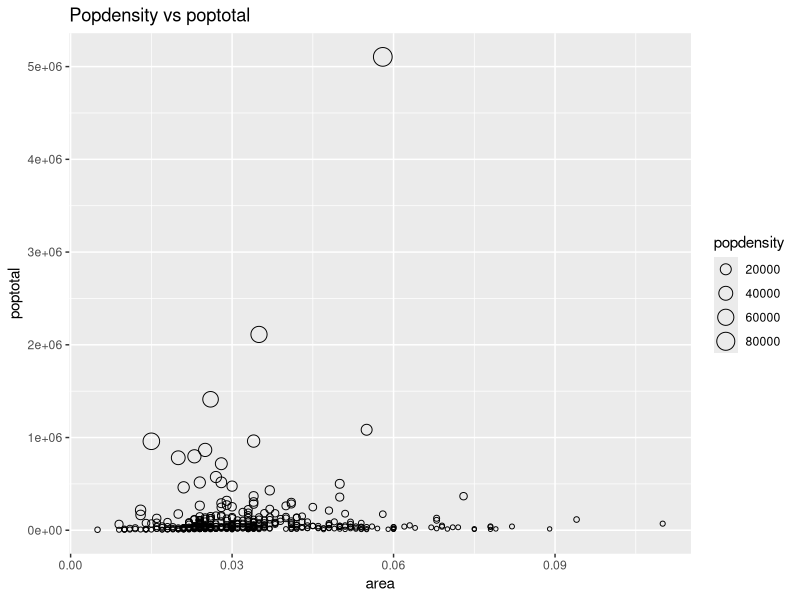
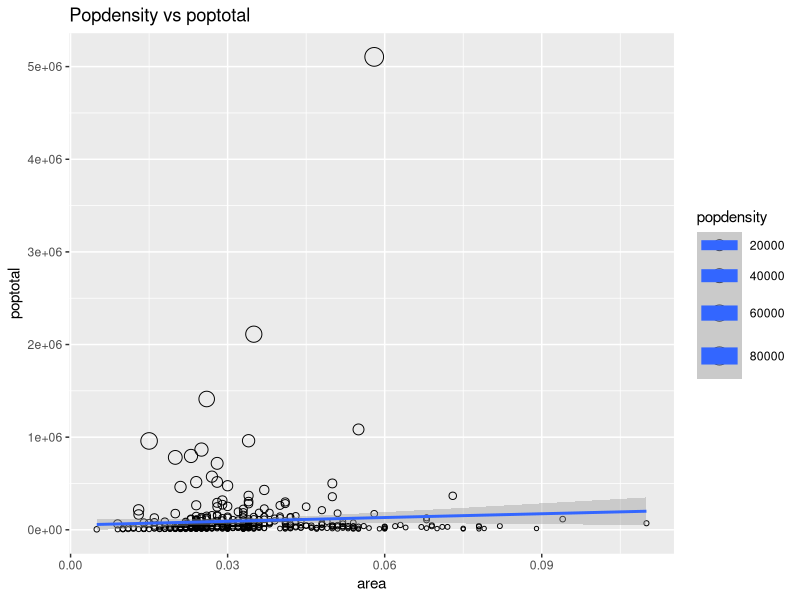
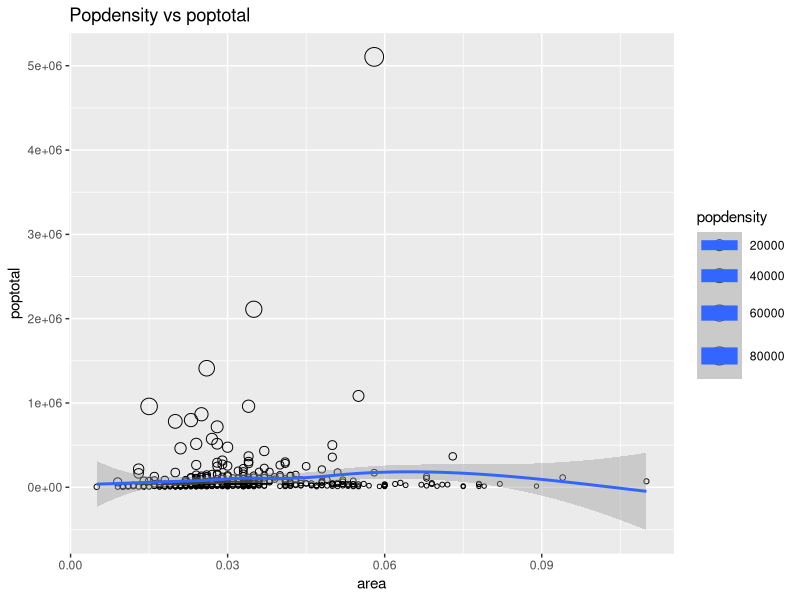
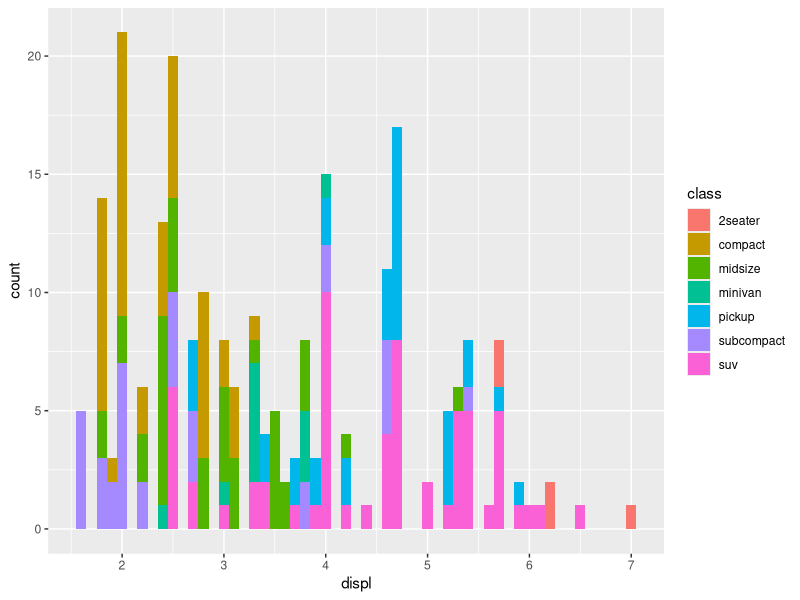
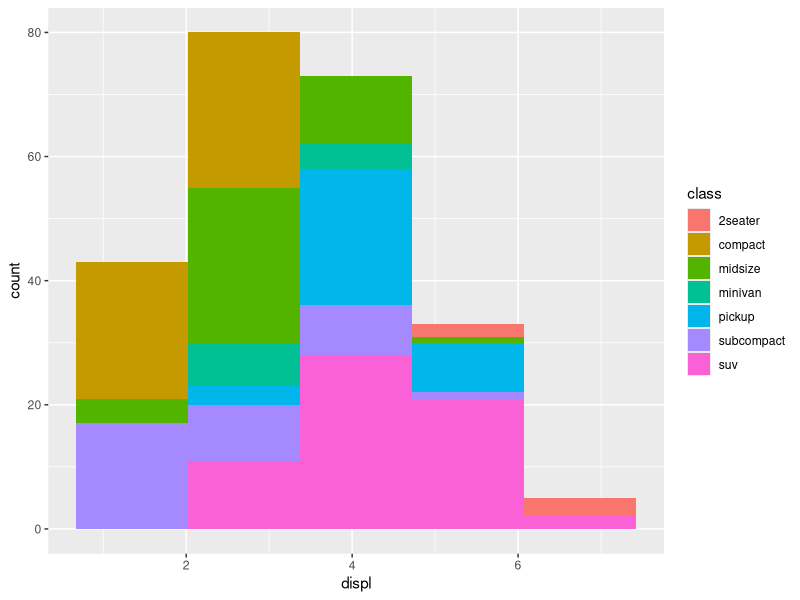
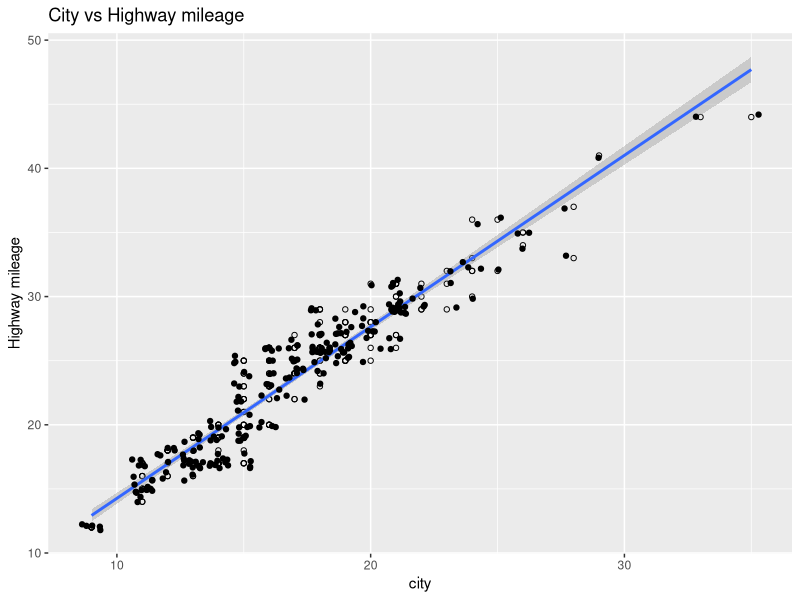
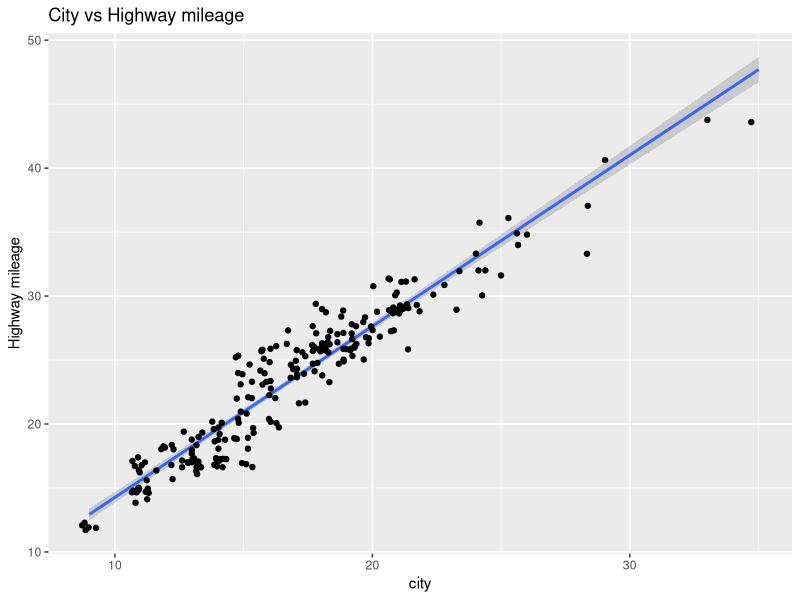

Reproduce these figures in R, in order.
library(ggplot2)

#quiz 1
data('midwest',package = 'ggplot2')

#draw scatter plot area on x and poptot on y and popdensity on color with best 

ggplot(midwest,
       aes(x = area, y = poptotal,size = popdensity))+
  geom_point(shape = 1)+
  ggtitle('Popdensity vs poptotal')


ggplot(midwest,
       aes(x = area, y = poptotal,size = popdensity))+
  geom_point(shape = 1)+
  geom_smooth(method = 'lm')+
  ggtitle('Popdensity vs poptotal')

ggplot(midwest,
       aes(x = area, y = poptotal,size = popdensity))+
  geom_point(shape = 1)+
  geom_smooth(method = 'loess')+
  ggtitle('Popdensity vs poptotal')


#quiz 2 
data('mpg',package = 'ggplot2')

#draw histogram on a continuous (Numeric variable displ and fill by class
ggplot(mpg,
       aes(x = displ,fill = class))+
geom_histogram(binwidth = 0.1)


ggplot(mpg,
       aes(x = displ,fill = class))+
  geom_histogram(bins = 5)


# do scatter plot between city vs high way mileage with smooth line method = lm 
ggplot(mpg,
       aes(x = cty, y = hwy))+
  geom_point(shape = 1)+
  geom_smooth(method = 'lm')+
  geom_jitter()+
  ggtitle('City vs Highway mileage')+
  xlab('city')+
  ylab('Highway mileage')

# do scatter plot between city vs high way mileage with smooth line method = lm 
ggplot(mpg,
       aes(x = cty, y = hwy))+
  geom_smooth(method = 'lm')+
  geom_jitter()+
  ggtitle('City vs Highway mileage')+
  xlab('city')+
  ylab('Highway mileage')
